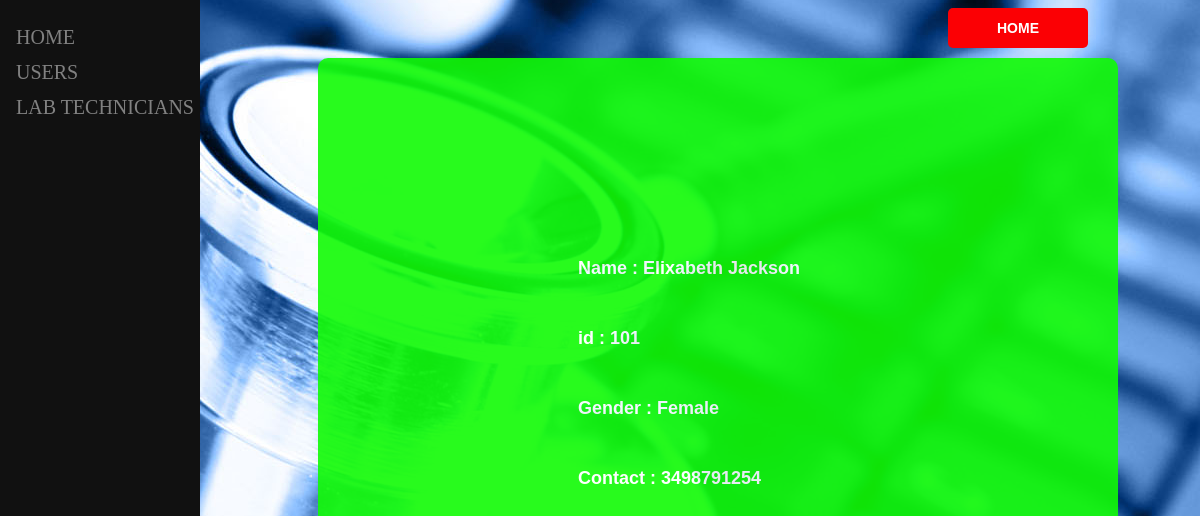
The page /adlabprof.php?uid=101 on the database its author committed.
### tables this page shows
CREATE TABLE `labtech` (
  `id` int(11) NOT NULL,
  `firstname` varchar(20) NOT NULL,
  `lastname` varchar(20) NOT NULL,
  `password` varchar(20) NOT NULL,
  `gender` varchar(10) NOT NULL,
  `contact` varchar(10) NOT NULL
);

### adlabprof.php (the view, shortened to what this page needs)
<?php
$id = $_GET['uid'];
?>
<!DOCTYPE html>
<html>
<head>
   <link rel="stylesheet" type="text/css" href="css/adlabprof.css">
</head>
<body>
<form method="post" action="admin.php">
<input type="submit" name="b1" class="btn" value="HOME">
</form>
<div class="container">
<?php
        $db = 'medi';
        $user = 'arjun';
        $pass = '123';
        $conn = mysqli_connect('localhost',$user,$pass,$db);
        $sql = "SELECT * FROM `labtech` WHERE id='$id';";
        $res = mysqli_query($conn, $sql);
        $r = mysqli_fetch_assoc($res);
        echo "<h3 class='l1'> Name : ".$r['firstname']." ".$r['lastname']."</h3>";
        echo "<h3 class='l2'> id : ".$r['id']." "."</h3>";
        echo "<h3 class='l3'> Gender : ".$r['gender']." "."</h3>";
        echo "<h3 class='l4'> Contact : ".$r['contact']." "."</h3>";
?>
</div>
<div class="sidenav">
   <a href ="admin.php">HOME</a></li>
   <a href ="adminuser.php">USERS</a></li>
   <a href ="adminlab.php">LAB TECHNICIANS</a></li>
</div>
</body>
</html>
</html>

### css/adlabprof.css (style rules this page uses)
body { background: #eee; width: 100%; height: 100%; background: url('images/admin.jpg') no-repeat center center fixed; position: absolute; }
.container { width: 800px; height: 900px; position: absolute; margin-left: 310px; margin-top: 50px; border-radius: 10px; background: #11FB05; opacity: 0.9; }
.btn { width: 140px; height: 40px; background: #FB0004; font-size: 14px; margin-right: 10%; font-weight: bold; border-radius: 5px; border: none; color: #fff; position: absolute; right: 0px; }
.l1 { position: absolute; font-size: 18px; margin-left: 250px; margin-top: 200px; font-family: Arial; color:white; padding-left: 10px; }
.l2 { position: absolute; font-size: 18px; font-family: Arial; margin-left: 250px; margin-top: 270px; color:white; padding-left: 10px; }
.l3 { position: absolute; font-size: 18px; font-family: Arial; color:white; margin-left: 250px; margin-top: 340px; padding-left: 10px; }
.l4 { position: absolute; font-size: 18px; font-family: Arial; color:white; margin-left: 250px; margin-top: 410px; padding-left: 10px; }
.sidenav { height: 100%; width: 200px; position: fixed; z-index: 1; top: 0; left: 0; background-color: #111; overflow-x: hidden; padding-top: 20px; }
.sidenav a, .dropdown-btn { padding: 6px 8px 6px 16px; text-decoration: none; font-size: 20px; color: #818181; display: block; border: none; background: none; width:100%; text-align: left; cursor: pointer; outline: none; }

### rows shown on the page
labtech: firstname "Elixabeth", lastname "Jackson", id "101", gender "Female", contact "3498791254"
